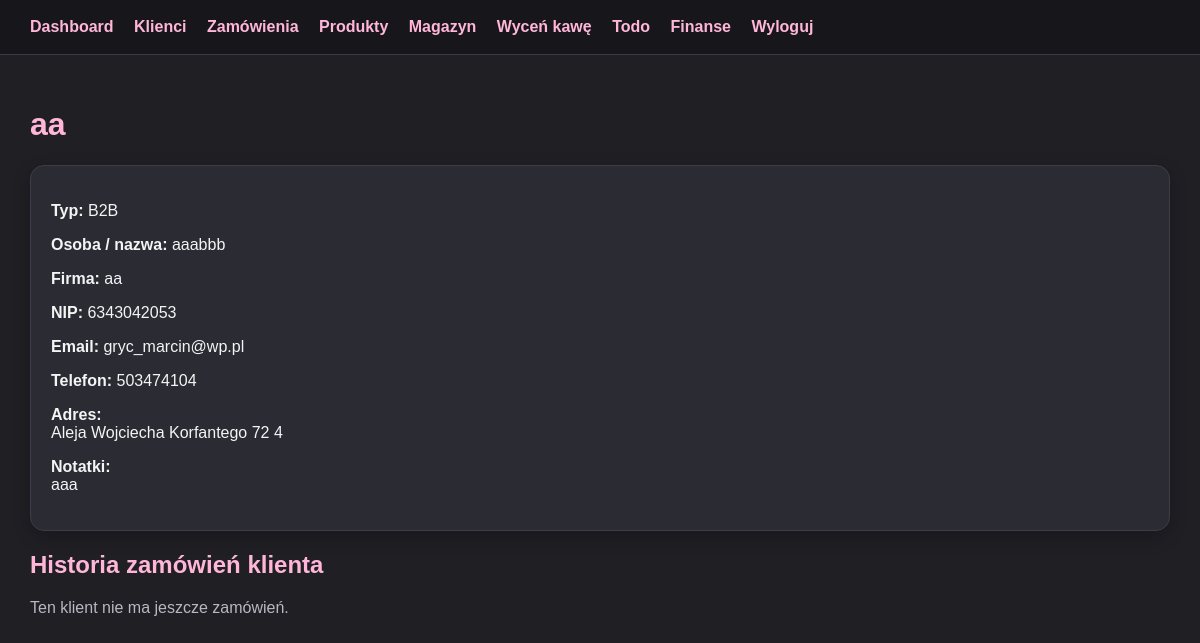
The page /clients/2 (signed in) on the database its author committed.
### tables this page shows
CREATE TABLE clients (
            id INTEGER PRIMARY KEY AUTOINCREMENT,
            type TEXT NOT NULL,
            name TEXT NOT NULL,
            company TEXT,
            nip TEXT,
            email TEXT,
            phone TEXT,
            address TEXT,
            notes TEXT
        );

### app.py (the view)
@app.route("/clients/<int:client_id>")
@login_required
def client_detail(client_id):
    conn = get_db()
    client = conn.execute("SELECT * FROM clients WHERE id=?", (client_id,)).fetchone()
    orders = conn.execute("""
        SELECT * FROM orders
        WHERE client_id=?
        ORDER BY order_date DESC, id DESC
    """, (client_id,)).fetchall()
    conn.close()
    return render_template("client_detail.html", client=client, orders=orders)

### app.py (called while the page is built)
def get_db():
    conn = sqlite3.connect(DB_NAME)
    conn.row_factory = sqlite3.Row
    return conn

def login_required(function):
    @wraps(function)
    def wrapper(*args, **kwargs):
        if not session.get("logged_in"):
            return redirect(url_for("login"))
        return function(*args, **kwargs)
    return wrapper

### templates/client_detail.html
{% extends "base.html" %}
{% block content %}
<h1>{{ client["company"] or client["name"] }}</h1>
<div class="card">
    <p><strong>Typ:</strong> {{ "B2B" if client["type"] == "b2b" else "Indywidualny" }}</p>
    <p><strong>Osoba / nazwa:</strong> {{ client["name"] }}</p>
    <p><strong>Firma:</strong> {{ client["company"] }}</p>
    <p><strong>NIP:</strong> {{ client["nip"] }}</p>
    <p><strong>Email:</strong> {{ client["email"] }}</p>
    <p><strong>Telefon:</strong> {{ client["phone"] }}</p>
    <p><strong>Adres:</strong><br>{{ client["address"] }}</p>
    <p><strong>Notatki:</strong><br>{{ client["notes"] }}</p>
</div>
<h2>Historia zamówień klienta</h2>
{% for order in orders %}
<div class="card">
    <h3>{{ order["product_name"] }}</h3>
    <p><strong>Ilość:</strong> {{ order["quantity"] }}</p>
    <p><strong>Wartość:</strong> {{ "%.2f"|format(order["total"]) }} zł</p>
    <p><strong>Data:</strong> {{ order["order_date"] }}</p>
    <p><strong>Notatki:</strong> {{ order["notes"] }}</p>
</div>
{% else %}
<p class="muted">Ten klient nie ma jeszcze zamówień.</p>
{% endfor %}
{% endblock %}

### templates/base.html (style rules this page uses)
:root { --bg: #1f1f24; --panel: #2b2b33; --panel2: #34343d; --text: #f4f4f5; --muted: #b8b8c2; --pink: #ffb6d9; --pink2: #ff8fc7; --danger: #ff6b6b; --green: #8ee6a8; }
* { box-sizing: border-box; }
body { margin: 0; background: var(--bg); color: var(--text); font-family: Arial, sans-serif; }
h1, h2, h3 { color: var(--pink); }
.card { background: var(--panel); border: 1px solid #3d3d48; border-radius: 14px; padding: 20px; margin-bottom: 16px; box-shadow: 0 6px 18px rgba(0,0,0,0.22); }
.muted { color: var(--muted); }

### rows shown on the page
clients: company "aa", type "B2B", name "aaabbb", nip "6343042053", email "gryc_marcin@wp.pl", phone "503474104", address "Aleja Wojciecha Korfantego 72 4", notes "aaa"
